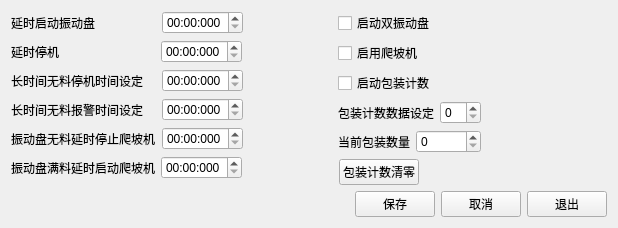
     <widget class="QWidget" name="tab_5">
      <attribute name="title">
       <string>额外操作数据设定</string>
      </attribute>
      <layout class="QVBoxLayout" name="verticalLayout_17">
       <item>
        <layout class="QHBoxLayout" name="horizontalLayout_6">
         <item>
          <layout class="QVBoxLayout" name="verticalLayout_13">
           <item>
            <layout class="QHBoxLayout" name="horizontalLayout_9">
             <property name="leftMargin">
              <number>0</number>
             </property>
             <property name="rightMargin">
              <number>49</number>
             </property>
             <item>
              <widget class="QLabel" name="label_21">
               <property name="text">
                <string>延时启动振动盘</string>
               </property>
              </widget>
             </item>
             <item>
              <widget class="QTimeEdit" name="timeEdit">
               <property name="sizePolicy">
                <sizepolicy hsizetype="Fixed" vsizetype="Fixed">
                 <horstretch>0</horstretch>
                 <verstretch>0</verstretch>
                </sizepolicy>
               </property>
               <property name="displayFormat">
                <string>mm:ss:zzz</string>
               </property>
              </widget>
             </item>
            </layout>
           </item>
           <item>
            <layout class="QHBoxLayout" name="horizontalLayout_11">
             <property name="rightMargin">
              <number>50</number>
             </property>
             <item>
              <widget class="QLabel" name="label_24">
               <property name="text">
                <string>延时停机</string>
               </property>
              </widget>
             </item>
             <item>
              <widget class="QTimeEdit" name="timeEdit_2">
               <property name="sizePolicy">
                <sizepolicy hsizetype="Fixed" vsizetype="Fixed">
                 <horstretch>0</horstretch>
                 <verstretch>0</verstretch>
                </sizepolicy>
               </property>
               <property name="maximumTime">
                <time>
                 <hour>23</hour>
                 <minute>59</minute>
                 <second>59</second>
                </time>
               </property>
               <property name="displayFormat">
                <string>mm:ss:zzz</string>
               </property>
               <property name="time">
                <time>
                 <hour>0</hour>
                 <minute>0</minute>
                 <second>0</second>
                </time>
               </property>
              </widget>
             </item>
            </layout>
           </item>
           <item>
            <layout class="QHBoxLayout" name="horizontalLayout_4">
             <property name="rightMargin">
              <number>49</number>
             </property>
             <item>
              <widget class="QLabel" name="label_33">
               <property name="text">
                <string>长时间无料停机时间设定</string>
               </property>
              </widget>
             </item>
             <item>
              <widget class="QTimeEdit" name="timeEdit_6">
               <property name="sizePolicy">
                <sizepolicy hsizetype="Fixed" vsizetype="Fixed">
                 <horstretch>0</horstretch>
                 <verstretch>0</verstretch>
                </sizepolicy>
               </property>
               <property name="displayFormat">
                <string>mm:ss:zzz</string>
               </property>
              </widget>
             </item>
            </layout>
           </item>
           <item>
            <layout class="QHBoxLayout" name="horizontalLayout_13" stretch="1,0">
             <property name="rightMargin">
              <number>49</number>
             </property>
             <item>
              <widget class="QLabel" name="label_32">
               <property name="text">
                <string>长时间无料报警时间设定</string>
               </property>
              </widget>
             </item>
             <item>
              <widget class="QTimeEdit" name="timeEdit_5">
               <property name="sizePolicy">
                <sizepolicy hsizetype="Fixed" vsizetype="Fixed">
                 <horstretch>0</horstretch>
                 <verstretch>0</verstretch>
                </sizepolicy>
               </property>
               <property name="dateTime">
                <datetime>
                 <hour>0</hour>
                 <minute>0</minute>
                 <second>0</second>
                 <year>2000</year>
                 <month>1</month>
                 <day>1</day>
                </datetime>
               </property>
               <property name="minimumTime">
                <time>
                 <hour>0</hour>
                 <minute>0</minute>
                 <second>0</second>
                </time>
               </property>
               <property name="displayFormat">
                <string>mm:ss:zzz</string>
               </property>
              </widget>
             </item>
            </layout>
           </item>
           <item>
            <layout class="QHBoxLayout" name="horizontalLayout_16">
             <property name="rightMargin">
              <number>49</number>
             </property>
             <item>
              <widget class="QLabel" name="label_28">
               <property name="text">
                <string>振动盘无料延时停止爬坡机</string>
               </property>
              </widget>
             </item>
             <item>
              <widget class="QTimeEdit" name="timeEdit_3">
               <property name="sizePolicy">
                <sizepolicy hsizetype="Fixed" vsizetype="Fixed">
                 <horstretch>0</horstretch>
                 <verstretch>0</verstretch>
                </sizepolicy>
               </property>
               <property name="displayFormat">
                <string>mm:ss:zzz</string>
               </property>
              </widget>
             </item>
            </layout>
           </item>
           <item>
            <layout class="QHBoxLayout" name="horizontalLayout_15" stretch="1,0">
             <property name="rightMargin">
              <number>50</number>
             </property>
             <item>
              <widget class="QLabel" name="label_27">
               <property name="text">
                <string>振动盘满料延时启动爬坡机</string>
               </property>
              </widget>
             </item>
             <item>
              <widget class="QTimeEdit" name="timeEdit_4">
               <property name="sizePolicy">
                <sizepolicy hsizetype="Fixed" vsizetype="Fixed">
                 <horstretch>0</horstretch>
                 <verstretch>0</verstretch>
                </sizepolicy>
               </property>
               <property name="displayFormat">
                <string>mm:ss:zzz</string>
               </property>
              </widget>
             </item>
            </layout>
           </item>
          </layout>
         </item>
         <item>
          <spacer name="horizontalSpacer_21">
           <property name="orientation">
            <enum>Qt::Horizontal</enum>
           </property>
           <property name="sizeHint" stdset="0">
            <size>
             <width>40</width>
             <height>20</height>
            </size>
           </property>
          </spacer>
         </item>
         <item>
          <layout class="QVBoxLayout" name="verticalLayout_16">
           <property name="rightMargin">
            <number>126</number>
           </property>
           <item>
            <layout class="QVBoxLayout" name="verticalLayout_14">
             <item>
              <widget class="QCheckBox" name="checkBox_2">
               <property name="text">
                <string>启动双振动盘</string>
               </property>
              </widget>
             </item>
             <item>
              <widget class="QCheckBox" name="checkBox">
               <property name="text">
                <string>启用爬坡机</string>
               </property>
              </widget>
             </item>
             <item>
              <widget class="QCheckBox" name="checkBox_3">
               <property name="text">
                <string>启动包装计数</string>
               </property>
              </widget>
             </item>
            </layout>
           </item>
           <item>
            <layout class="QVBoxLayout" name="verticalLayout_15">
             <item>
              <layout class="QHBoxLayout" name="horizontalLayout_10">
               <item>
                <widget class="QLabel" name="label_30">
                 <property name="text">
                  <string>包装计数数据设定</string>
                 </property>
                </widget>
               </item>
               <item>
                <widget class="QSpinBox" name="spinBox_19"/>
               </item>
              </layout>
             </item>
             <item>
              <layout class="QHBoxLayout" name="horizontalLayout_12">
               <item>
                <widget class="QLabel" name="label_31">
                 <property name="text">
                  <string>当前包装数量</string>
                 </property>
                </widget>
               </item>
               <item>
                <widget class="QSpinBox" name="spinBox_22">
                 <property name="maximum">
                  <number>99</number>
                 </property>
                 <property name="singleStep">
                  <number>1</number>
                 </property>
                </widget>
               </item>
              </layout>
             </item>
             <item>
              <layout class="QHBoxLayout" name="horizontalLayout_5">
               <property name="rightMargin">
                <number>60</number>
               </property>
               <item>
                <widget class="QPushButton" name="pushButton_9">
                 <property name="sizePolicy">
                  <sizepolicy hsizetype="Fixed" vsizetype="Fixed">
                   <horstretch>0</horstretch>
                   <verstretch>0</verstretch>
                  </sizepolicy>
                 </property>
                 <property name="text">
                  <string>包装计数清零</string>
                 </property>
                </widget>
               </item>
              </layout>
             </item>
            </layout>
           </item>
          </layout>
         </item>
        </layout>
       </item>
       <item>
        <layout class="QHBoxLayout" name="horizontalLayout_14">
         <item>
          <spacer name="horizontalSpacer_19">
           <property name="orientation">
            <enum>Qt::Horizontal</enum>
           </property>
           <property name="sizeHint" stdset="0">
            <size>
             <width>40</width>
             <height>20</height>
            </size>
           </property>
          </spacer>
         </item>
         <item>
          <widget class="QPushButton" name="pushButton_26">
           <property name="text">
            <string>保存</string>
           </property>
          </widget>
         </item>
         <item>
          <widget class="QPushButton" name="pushButton_25">
           <property name="text">
            <string>取消</string>
           </property>
          </widget>
         </item>
         <item>
          <widget class="QPushButton" name="pushButton_5">
           <property name="text">
            <string>退出</string>
           </property>
          </widget>
         </item>
        </layout>
       </item>
      </layout>
     </widget>
